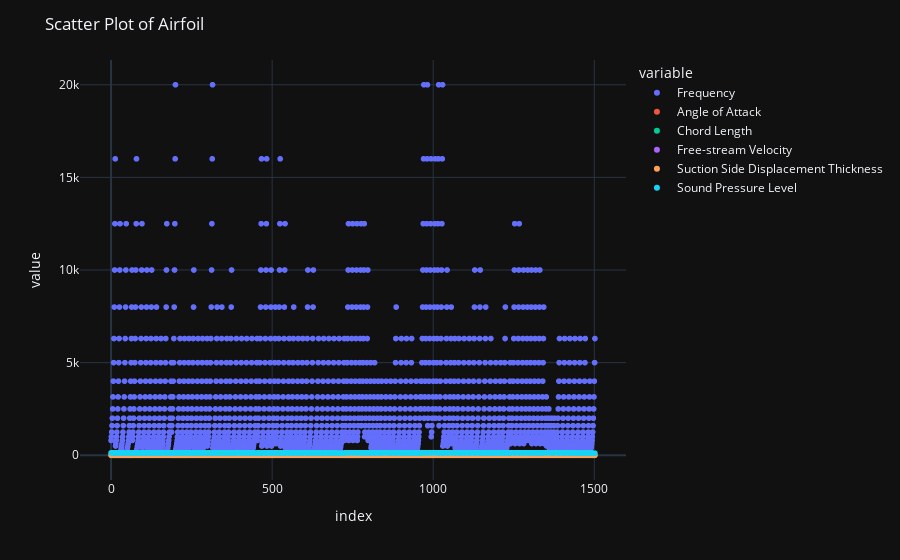

Notebook source saved alongside this figure:
### Markdown cell above
Scatter Plot

### Code cell
fig = px.scatter(df)
fig = fig.update_layout(title="Scatter Plot of Airfoil")
fig.show()

### Figure 1 — Plotly figure (JSON) as saved in the notebook; plotly's stock layout.template omitted (floating-point values rounded to 4 significant figures; data arrays with more than 128 entries replaced by an {"elided": "..."} marker saying what was removed)
{"data": [{"hovertemplate": "variable=Frequency<br>index=%{x}<br>value=%{y}<extra></extra>", "legendgroup": "Frequency", "marker": {"color": "#636efa", "symbol": "circle"}, "mode": "markers", "name": "Frequency", "showlegend": true, "x": {"elided": "1503 int values"}, "xaxis": "x", "y": {"elided": "1503 float values"}, "yaxis": "y", "type": "scattergl"}, {"hovertemplate": "variable=Angle of Attack<br>index=%{x}<br>value=%{y}<extra></extra>", "legendgroup": "Angle of Attack", "marker": {"color": "#EF553B", "symbol": "circle"}, "mode": "markers", "name": "Angle of Attack", "showlegend": true, "x": {"elided": "1503 int values"}, "xaxis": "x", "y": {"elided": "1503 float values"}, "yaxis": "y", "type": "scattergl"}, {"hovertemplate": "variable=Chord Length<br>index=%{x}<br>value=%{y}<extra></extra>", "legendgroup": "Chord Length", "marker": {"color": "#00cc96", "symbol": "circle"}, "mode": "markers", "name": "Chord Length", "showlegend": true, "x": {"elided": "1503 int values"}, "xaxis": "x", "y": {"elided": "1503 float values"}, "yaxis": "y", "type": "scattergl"}, {"hovertemplate": "variable=Free-stream Velocity<br>index=%{x}<br>value=%{y}<extra></extra>", "legendgroup": "Free-stream Velocity", "marker": {"color": "#ab63fa", "symbol": "circle"}, "mode": "markers", "name": "Free-stream Velocity", "showlegend": true, "x": {"elided": "1503 int values"}, "xaxis": "x", "y": {"elided": "1503 float values"}, "yaxis": "y", "type": "scattergl"}, {"hovertemplate": "variable=Suction Side Displacement Thickness<br>index=%{x}<br>value=%{y}<extra></extra>", "legendgroup": "Suction Side Displacement Thickness", "marker": {"color": "#FFA15A", "symbol": "circle"}, "mode": "markers", "name": "Suction Side Displacement Thickness", "showlegend": true, "x": {"elided": "1503 int values"}, "xaxis": "x", "y": {"elided": "1503 float values"}, "yaxis": "y", "type": "scattergl"}, {"hovertemplate": "variable=Sound Pressure Level<br>index=%{x}<br>value=%{y}<extra></extra>", "legendgroup": "Sound Pressure Level", "marker": {"color": "#19d3f3", "symbol": "circle"}, "mode": "markers", "name": "Sound Pressure Level", "showlegend": true, "x": {"elided": "1503 int values"}, "xaxis": "x", "y": {"elided": "1503 float values"}, "yaxis": "y", "type": "scattergl"}], "layout": {"xaxis": {"anchor": "y", "domain": [0.0, 1.0], "title": {"text": "index"}}, "yaxis": {"anchor": "x", "domain": [0.0, 1.0], "title": {"text": "value"}}, "legend": {"title": {"text": "variable"}, "tracegroupgap": 0}, "margin": {"t": 60}, "title": {"text": "Scatter Plot of Airfoil"}}}
